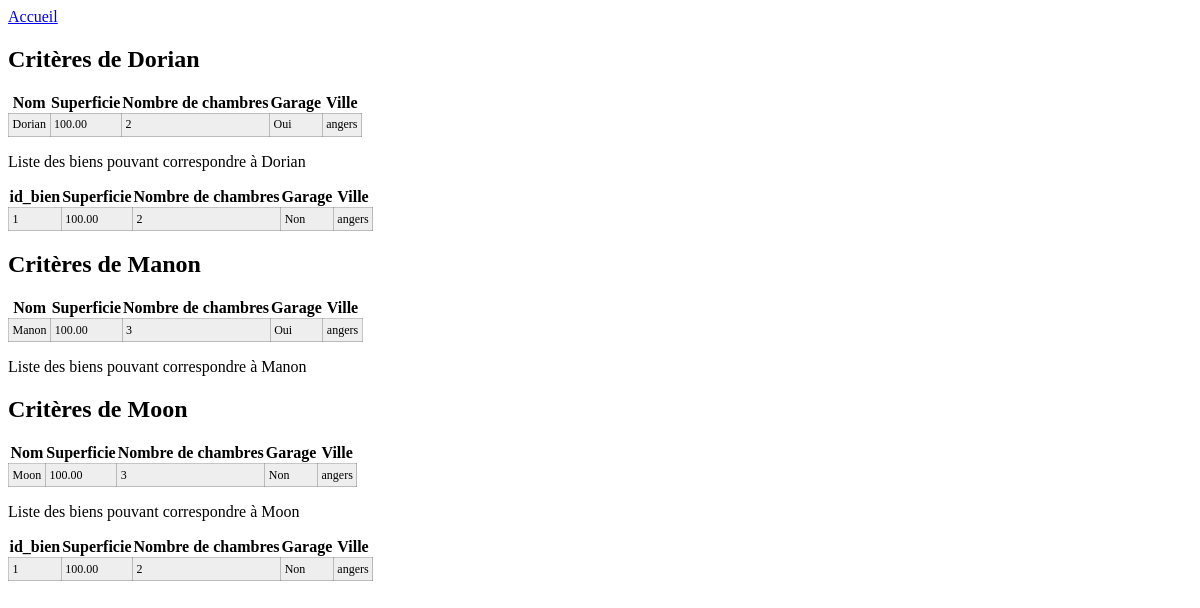
Before: /appli_gestion_acheteurs/critere with the older database file.
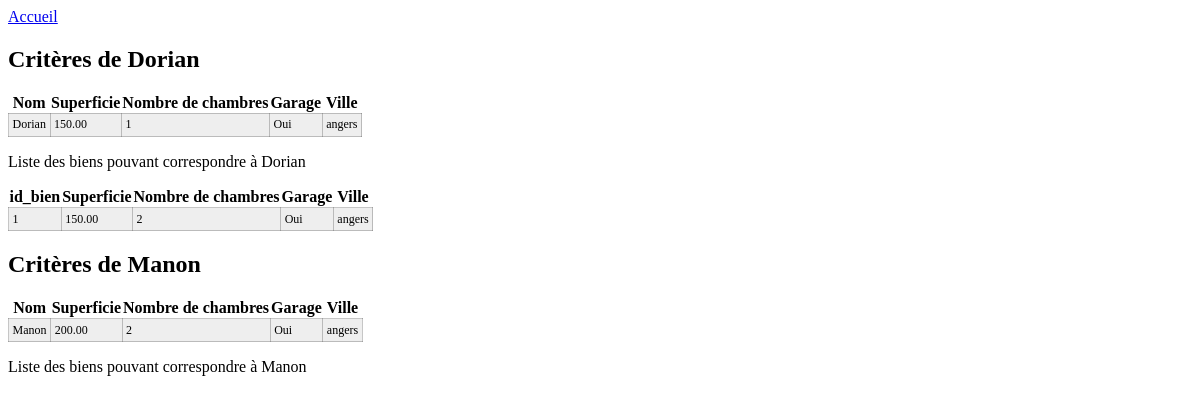
After: the same page with the newer database file.
### appli_agence_immo/models.py (models this page shows)
class Acheteurs(models.Model):
    id_acheteur=models.IntegerField(primary_key=True,unique=True)
    nom=models.CharField(max_length=30,unique=True)
    superficie=models.DecimalField(max_digits=6, decimal_places=2)
    nbr_chambre=models.IntegerField()
    garage=models.BooleanField()
    ville=models.CharField(max_length=30)

class Bien_Immobiliers(models.Model):
    id_bien=models.IntegerField(primary_key=True)
    ville=models.CharField(max_length=30)
    surface=models.DecimalField(max_digits=6, decimal_places=2)
    nb_chambres=models.IntegerField()
    garage=models.BooleanField()
    etat=models.CharField(max_length=10)
    estimation=models.IntegerField(default=0)

### appli_gestion_acheteurs/views.py (the view)
# urls.py: path('critere', views.critere, name='critere'),
def critere(request):
    return render(request, 'critere.html',
        {
            "pages":Acheteurs.objects.all(),
            "rien":Acheteurs.objects.count()==0,
            "biens":Bien_Immobiliers.objects.all()
        })

### appli_gestion_acheteurs/templates/critere.html (shortened to what this page needs)
<html>
<head>
  <p><a href="{% url 'main' %}"> Accueil </a></p>
</head>
<body>
{% if rien %}
  Aucune entrée dans la table Acheteurs
{% else %}
  {% for p in pages %}
  <h2>Critères de {{ p.nom }} </h2>
<table class="mon_tableau">
    <tr>
      <th>Nom</th>
      <th>Superficie</th>
      <th>Nombre de chambres</th>
      <th>Garage</th>
      <th>Ville</th>
    </tr>
    <tr>
      <td>{{ p.nom }} </td>
      <td>{{ p.superficie }} </td>
      <td>{{ p.nbr_chambre }} </td>
      <td>
        {% if p.garage %}
        Oui
      {% else %}
        Non
      {% endif %}
      </td>
      <td>{{ p.ville }} </td>
    </tr>
  </table>
<p>Liste des biens pouvant correspondre à {{p.nom}} </p>
  {% for b in biens %}
{% if b.surface == p.superficie and b.ville == p.ville and b.garage == p.garage or b.surface == p.superficie and b.ville == p.ville and b.nb_chambres == p.nbr_chambre %}
<table class="mon_tableau">
    <tr>
      <th>id_bien</th>
      <th>Superficie</th>
      <th>Nombre de chambres</th>
      <th>Garage</th>
      <th>Ville</th>
    </tr>
    <tr>
      <td>{{ b.id_bien }} </td>
      <td>{{ b.surface }} </td>
      <td>{{ b.nb_chambres }} </td>
      <td>
        {% if b.garage %}
        Oui
      {% else %}
        Non
      {% endif %}
      </td>
      <td>{{ b.ville }} </td>
    </tr>
  </table>
{% endif %}
  {% endfor %}
  {% endfor %}
{% endif %}
</body>
</html>

### appli_gestion_acheteurs/templates/critere.html (style rules this page uses)
table.mon_tableau { border-collapse: collapse; }
table.mon_tableau td { border: 1px solid #5555; padding: 0.3em; font-family: "Sans-serif"; font-size: 12px; }
table.mon_tableau tr:nth-child(even) { background: #EEE }
table.mon_tableau tr:nth-child(odd) { background: #FFF }

Changed rows visible on the page:
removed Acheteurs: nom "Moon", superficie "100.00", nbr_chambre "3", garage "Non", ville "angers", Bien_Immobiliers (id_bien "1", surface "100.00", nb_chambres "2", garage "Non", ville "angers")
changed Acheteurs "Dorian": superficie "100.00" → "150.00"; nbr_chambre "2" → "1"
changed Bien_Immobiliers "angers": surface "100.00" → "150.00"; surface "Non" → "Oui"
changed Acheteurs "Manon": superficie "100.00" → "200.00"; nbr_chambre "3" → "2"
